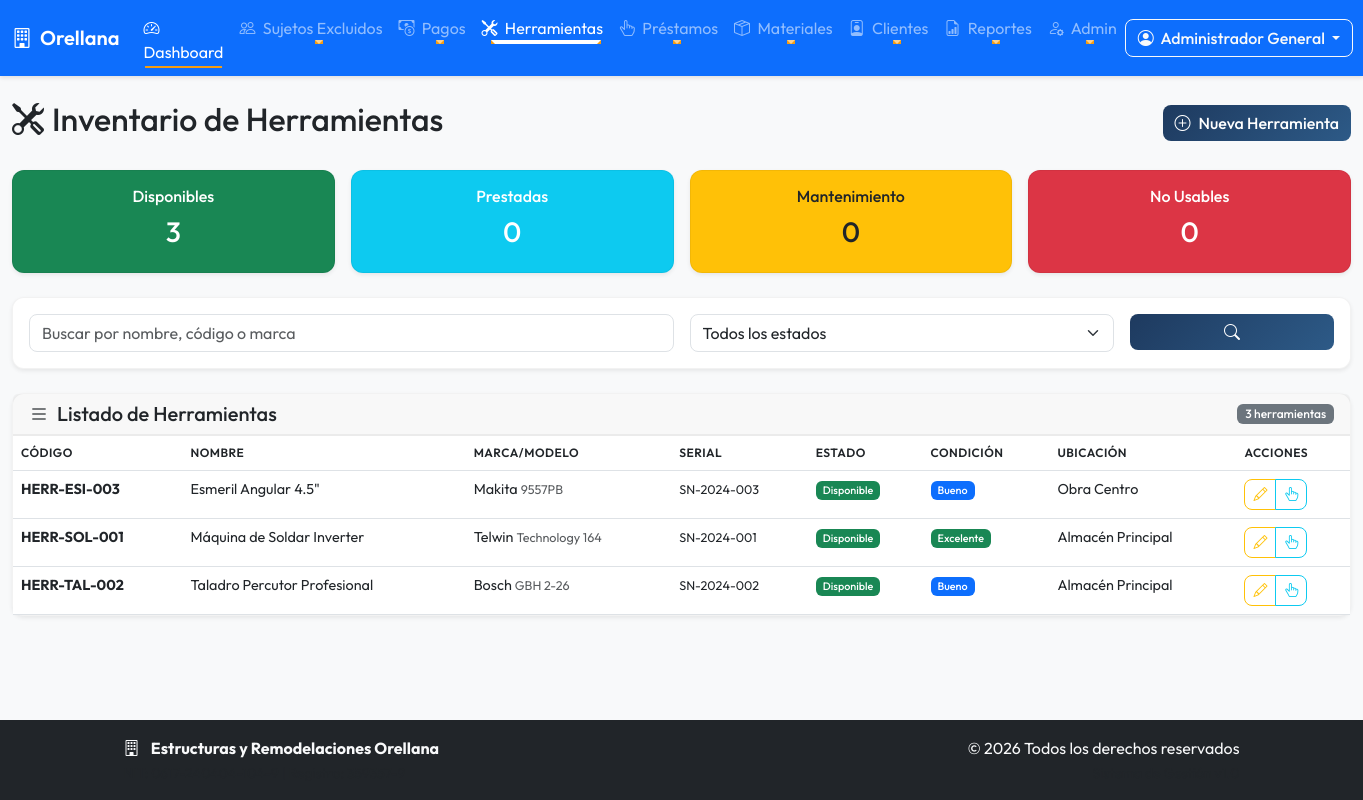
The page /modules/tools/index.php (signed in) on the database its author committed.
### tables this page shows
CREATE TABLE tools (
    id INT AUTO_INCREMENT PRIMARY KEY,
    code VARCHAR(50) UNIQUE NOT NULL COMMENT 'Código único de herramienta',
    name VARCHAR(150) NOT NULL,
    brand VARCHAR(100),
    model VARCHAR(100),
    serial_number VARCHAR(100),
    purchase_date DATE,
    purchase_price DECIMAL(10,2),
    current_status ENUM('available', 'loaned', 'maintenance', 'damaged', 'lost') DEFAULT 'available',
    condition_rating ENUM('excellent', 'good', 'fair', 'poor') DEFAULT 'good',
    location VARCHAR(150) COMMENT 'Ubicación actual',
    notes TEXT,
    created_at TIMESTAMP DEFAULT CURRENT_TIMESTAMP,
    updated_at TIMESTAMP DEFAULT CURRENT_TIMESTAMP ON UPDATE CURRENT_TIMESTAMP,
    INDEX idx_code (code),
    INDEX idx_status (current_status)
);

### includes/helpers.php (called while the page is built, shortened)
<?php
function encryptId($id) {
    $id = (int)$id;
    $key = defined('ENCRYPTION_KEY') ? ENCRYPTION_KEY : 'default-key-change-in-production';
    $iv = random_bytes(16);
    $encrypted = openssl_encrypt((string)$id, 'AES-256-CBC', $key, 0, $iv);
    $combined = $iv . $encrypted;
    return rtrim(strtr(base64_encode($combined), '+/', '-_'), '=');
}
function formatStatus($status) {
    $statuses = [
        'active' => ['class' => 'bg-success', 'label' => 'Activo'],
        'inactive' => ['class' => 'bg-secondary', 'label' => 'Inactivo'],
        'pending' => ['class' => 'bg-warning text-dark', 'label' => 'Pendiente'],
        'paid' => ['class' => 'bg-success', 'label' => 'Pagado'],
        'cancelled' => ['class' => 'bg-danger', 'label' => 'Cancelado'],
        'available' => ['class' => 'bg-success', 'label' => 'Disponible'],
        'loaned' => ['class' => 'bg-info text-dark', 'label' => 'Prestado'],
        'maintenance' => ['class' => 'bg-warning text-dark', 'label' => 'Mantenimiento'],
        'damaged' => ['class' => 'bg-danger', 'label' => 'Dañado'],
        'lost' => ['class' => 'bg-dark', 'label' => 'Perdido'],
        'returned' => ['class' => 'bg-success', 'label' => 'Devuelto'],
        'overdue' => ['class' => 'bg-danger', 'label' => 'Vencido'],
        'excellent' => ['class' => 'bg-success', 'label' => 'Excelente'],
        'good' => ['class' => 'bg-primary', 'label' => 'Bueno'],
        'fair' => ['class' => 'bg-warning text-dark', 'label' => 'Regular'],
        'poor' => ['class' => 'bg-danger', 'label' => 'Malo']
    ];
    return $statuses[$status] ?? ['class' => 'bg-secondary', 'label' => ucfirst($status)];
}

### modules/tools/index.php (the view, shortened to what this page needs)
<?php
require_once __DIR__ . '/../../includes/header.php';
$conn = getDbConnection();
$search = $_GET['search'] ?? '';
$status = $_GET['status'] ?? 'all';
$whereClauses = [];
$params = [];
$whereClause = !empty($whereClauses) ? 'WHERE ' . implode(' AND ', $whereClauses) : '';
$sql = "SELECT t.*,
               (SELECT COUNT(*) FROM tool_loans tl WHERE tl.tool_id = t.id AND tl.status = 'active') as active_loans
        FROM tools t
        {$whereClause}
        ORDER BY t.name";
$stmt = $conn->prepare($sql);
$stmt->execute($params);
$tools = $stmt->fetchAll();
$sqlCounts = "SELECT
              COUNT(*) as total,
              SUM(CASE WHEN current_status = 'available' THEN 1 ELSE 0 END) as available,
              SUM(CASE WHEN current_status = 'loaned' THEN 1 ELSE 0 END) as loaned,
              SUM(CASE WHEN current_status = 'maintenance' THEN 1 ELSE 0 END) as maintenance,
              SUM(CASE WHEN current_status IN ('damaged', 'lost') THEN 1 ELSE 0 END) as unavailable
              FROM tools";
$counts = $conn->query($sqlCounts)->fetch();
?>
<div class="d-flex justify-content-between align-items-center mb-4">
    <h2><i class="bi bi-tools me-2"></i>Inventario de Herramientas</h2>
    <a href="create.php" class="btn btn-primary">
        <i class="bi bi-plus-circle me-2"></i>Nueva Herramienta
    </a>
</div>
<div class="row g-3 mb-4">
    <div class="col-6 col-md-3">
        <div class="card bg-success text-white h-100">
            <div class="card-body text-center">
                <h6>Disponibles</h6>
                <h3><?php echo $counts['available'] ?? 0; ?></h3>
            </div>
        </div>
    </div>
    <div class="col-6 col-md-3">
        <div class="card bg-info text-white h-100">
            <div class="card-body text-center">
                <h6>Prestadas</h6>
                <h3><?php echo $counts['loaned'] ?? 0; ?></h3>
            </div>
        </div>
    </div>
    <div class="col-6 col-md-3">
        <div class="card bg-warning text-dark h-100">
            <div class="card-body text-center">
                <h6>Mantenimiento</h6>
                <h3><?php echo $counts['maintenance'] ?? 0; ?></h3>
            </div>
        </div>
    </div>
    <div class="col-6 col-md-3">
        <div class="card bg-danger text-white h-100">
            <div class="card-body text-center">
                <h6>No Usables</h6>
                <h3><?php echo $counts['unavailable'] ?? 0; ?></h3>
            </div>
        </div>
    </div>
</div>
<div class="card mb-4">
    <div class="card-body">
        <form method="GET" class="row g-3">
            <div class="col-12 col-md-6">
                <input type="text" class="form-control" name="search" placeholder="Buscar por nombre, código o marca" value="<?php echo htmlspecialchars($search); ?>">
            </div>
            <div class="col-12 col-md-4">
                <select class="form-select" name="status">
                    <option value="all" <?php echo $status === 'all' ? 'selected' : ''; ?>>Todos los estados</option>
                </select>
            </div>
            <div class="col-12 col-md-2">
                <button type="submit" class="btn btn-primary w-100">
                    <i class="bi bi-search"></i>
                </button>
            </div>
        </form>
    </div>
</div>
<div class="card">
    <div class="card-header d-flex justify-content-between align-items-center">
        <h5 class="mb-0"><i class="bi bi-list me-2"></i>Listado de Herramientas</h5>
        <span class="badge bg-secondary"><?php echo count($tools); ?> herramientas</span>
    </div>
    <div class="card-body p-0">
        <?php if (count($tools) > 0): ?>
            <div class="table-responsive">
                <table class="table table-hover mb-0">
                    <thead>
                        <tr>
                            <th>Código</th>
                            <th>Nombre</th>
                            <th>Marca/Modelo</th>
                            <th>Serial</th>
                            <th>Estado</th>
                            <th>Condición</th>
                            <th>Ubicación</th>
                            <th>Acciones</th>
                        </tr>
                    </thead>
                    <tbody>
                        <?php foreach ($tools as $tool): ?>
                            <tr>
                                <td><strong><?php echo htmlspecialchars($tool['code']); ?></strong></td>
                                <td><?php echo htmlspecialchars($tool['name']); ?></td>
                                <td>
                                    <?php echo htmlspecialchars($tool['brand'] ?? ''); ?>
                                    <?php if ($tool['model']): ?>
                                        <small class="text-muted"><?php echo htmlspecialchars($tool['model']); ?></small>
                                    <?php endif; ?>
                                </td>
                                <td><small><?php echo htmlspecialchars($tool['serial_number'] ?? 'N/A'); ?></small></td>
                                <td>
                                    <?php $statusInfo = formatStatus($tool['current_status']); ?>
                                    <span class="badge <?php echo $statusInfo['class']; ?>"><?php echo $statusInfo['label']; ?></span>
                                </td>
                                <td>
                                    <?php $condInfo = formatStatus($tool['condition_rating']); ?>
                                    <span class="badge <?php echo $condInfo['class']; ?>"><?php echo $condInfo['label']; ?></span>
                                </td>
                                <td><?php echo htmlspecialchars($tool['location'] ?? 'N/A'); ?></td>
                                <td>
                                    <div class="btn-group btn-group-sm">
                                        <a href="edit.php?id=<?php echo encryptId($tool['id']); ?>" class="btn btn-outline-warning" title="Editar">
                                            <i class="bi bi-pencil"></i>
                                        </a>
                                        <?php if ($tool['current_status'] === 'available'): ?>
                                            <a href="../tool_loans/create.php?tool=<?php echo encryptId($tool['id']); ?>" class="btn btn-outline-info" title="Prestar">
                                                <i class="bi bi-hand-index-thumb"></i>
                                            </a>
                                        <?php endif; ?>
                                    </div>
                                </td>
                            </tr>
                        <?php endforeach; ?>
                    </tbody>
                </table>
            </div>
        <?php endif; ?>
    </div>
</div>
<?php require_once __DIR__ . '/../../includes/footer.php'; ?>

### assets/css/style.css (style rules this page uses)
:root { --primary-color: #1e3a5f; --secondary-color: #2d5a87; --accent-color: #f39c12; --success-color: #198754; --danger-color: #dc3545; --warning-color: #ffc107; --info-color: #0dcaf0; --light-bg: #f8f9fa; --dark-bg: #212529; }
* { box-sizing: border-box; }
body { font-family: 'Outfit', 'Segoe UI', Tahoma, Geneva, Verdana, sans-serif; background-color: var(--light-bg); min-height: 100vh; display: flex; flex-direction: column; overflow-x: hidden; }
.card { border: none; box-shadow: 0 0.125rem 0.25rem rgba(0,0,0,0.075); transition: transform 0.2s ease, box-shadow 0.2s ease; }
.card-header { font-weight: 600; border-bottom: 2px solid rgba(0,0,0,0.05); }
.btn { transition: all 0.2s ease; }
.table { font-size: 0.9rem; }
.table thead th { font-weight: 600; text-transform: uppercase; font-size: 0.75rem; letter-spacing: 0.5px; }
.badge { font-weight: 500; padding: 0.35em 0.65em; }
body { opacity: 0; animation: fadeIn 0.6s cubic-bezier(0.16, 1, 0.3, 1) forwards; }
.animate-slide-up { opacity: 0; transform: translateY(20px); animation: slideUp 0.8s cubic-bezier(0.16, 1, 0.3, 1) forwards; }
.card { border: 1px solid rgba(0, 0, 0, 0.05); border-radius: 0.75rem; transition: transform 0.4s cubic-bezier(0.16, 1, 0.3, 1), box-shadow 0.4s cubic-bezier(0.16, 1, 0.3, 1), border-color 0.4s cubic-bezier(0.16, 1, 0.3, 1); }
.btn { border-radius: 0.5rem; font-weight: 500; transition: transform 0.2s cubic-bezier(0.16, 1, 0.3, 1), box-shadow 0.2s cubic-bezier(0.16, 1, 0.3, 1), background-color 0.25s ease, border-color 0.25s ease; }
.btn-primary { background: linear-gradient(135deg, var(--primary-color), var(--secondary-color)); border: none; }
.table-hover tbody tr { transition: background-color 0.25s ease, transform 0.25s cubic-bezier(0.16, 1, 0.3, 1), box-shadow 0.25s cubic-bezier(0.16, 1, 0.3, 1); }
.form-control, .form-select { border-radius: 0.5rem; transition: border-color 0.25s ease, box-shadow 0.25s ease, transform 0.25s ease; }

### rows shown on the page
tools: code "HERR-ESI-003", name "Esmeril Angular 4.5\"", brand "Makita", model "9557PB", serial_number "SN-2024-003", current_status "Disponible", condition_rating "Bueno", location "Obra Centro"
tools: code "HERR-SOL-001", name "Máquina de Soldar Inverter", brand "Telwin", model "Technology 164", serial_number "SN-2024-001", current_status "Disponible", condition_rating "Excelente", location "Almacén Principal"
tools: code "HERR-TAL-002", name "Taladro Percutor Profesional", brand "Bosch", model "GBH 2-26", serial_number "SN-2024-002", current_status "Disponible", condition_rating "Bueno", location "Almacén Principal"

### other values the page prints
getCurrentUserFullName() "Administrador General"
$counts['available'] "3"
$counts['loaned'] "0"
$counts['maintenance'] "0"
$counts['unavailable'] "0"
count($tools) "3"
